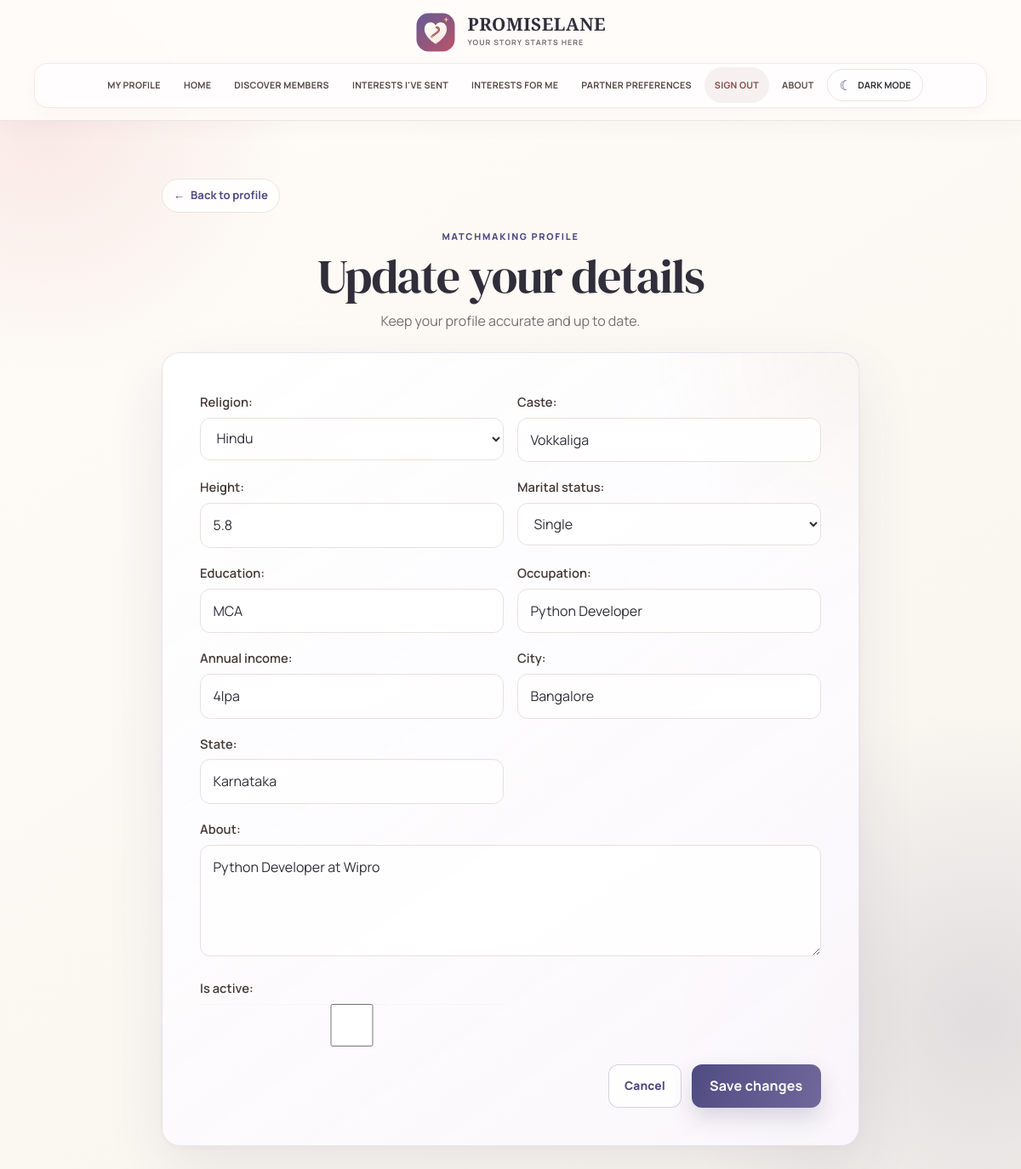
/user_profile/update_user_profile/ (signed in), run on the app's committed database.
### user_profile/models.py (models this page shows)
class MatrimonialProfile(models.Model):
    RELIGION_CHOICES = [
        ('Hindu','Hindu'),
        ('Muslim','Muslim'),
        ('Christian','Christaian'),
        ('Other','Other')
    ]
    MARITAL_STATUS_CHOICES = [
        ('Single','Single'),
        ('Divorced','Divorced'),
        ('Widowed','Widowed'),
    ]
    user = models.OneToOneField(CustomUser,on_delete=models.CASCADE,related_name='matrimonial_profile')
    religion = models.CharField(max_length=30,choices=RELIGION_CHOICES)
    caste = models.CharField(max_length=100,blank=True)
    height = models.CharField(max_length=20,blank=True)
    marital_status = models.CharField(
        max_length=30,
        choices = MARITAL_STATUS_CHOICES,
        default='Single'
    )
    education = models.CharField(max_length=150)
    occupation = models.CharField(max_length=150)
    annual_income = models.CharField(max_length=100,blank=True)
    city = models.CharField(max_length=100)
    state = models.CharField(max_length=100)
    about = models.TextField(blank=True)
    created_at = models.DateTimeField(auto_now_add=True)
    updated_at = models.DateTimeField(auto_now=True)
    is_active = models.BooleanField(default=True)

### user_profile/views.py (the view)
# urls.py: path('update_user_profile/',update_user_profile,name='update_user_profile')
def update_user_profile(request):
    profile = MatrimonialProfile.objects.get(user=request.user)
    if request.method == 'POST':
        form = MatrimonialProfileForm(request.POST,instance=profile)
        if form.is_valid():
            form.save()
            return redirect('home')
    else:
        form = MatrimonialProfileForm(instance=profile)
    return render(request,'update_user_profile.html',{'form':form})

### user_profile/forms.py
class MatrimonialProfileForm(forms.ModelForm):
    class Meta:
        model = MatrimonialProfile
        exclude = ['user','created_at','updated_at']
        widgets = {
            'about': forms.Textarea (
                attrs={
                    'rows':4,
                    'placeholder':'Tell About Yourself'
                }
            )
        }

### user_profile/templates/update_user_profile.html (shortened to what this page needs)
{% extends 'main.html' %}
{% load static %}
{% block page_styles %}
<link rel="stylesheet" href="{% static 'user_profile/update_profile.css' %}">
{% endblock %}
{% block content %}
<section class="matchmaking-form-page">
    <a class="form-back-link" href="{% url 'profile' %}">
        <span aria-hidden="true">←</span> Back to profile
    </a>
    <header class="matchmaking-form-heading">
        <span class="profile-eyebrow">Matchmaking profile</span>
        <h1>Update your details</h1>
        <p>Keep your profile accurate and up to date.</p>
    </header>
    <div class="matchmaking-form-card">
        <form action="" method="POST">
        {% for field in form %}
        <div class="matchmaking-form-field{% if field.errors %} has-errors{% endif %}">
            {{ field.label_tag }}
            {{ field }}
        </div>
        {% endfor %}
        <div class="matchmaking-form-actions">
            <a class="profile-button profile-button-light" href="{% url 'profile' %}">Cancel</a>
            <button type="submit">Save changes</button>
        </div>
        </form>
    </div>
</section>
{% endblock %}

### static/css/main.css (style rules this page uses)
:root { font-family: 'DM Sans', sans-serif; color: #29211f; background: #fffaf7; font-synthesis: none; text-rendering: optimizeLegibility; -webkit-font-smoothing: antialiased; -moz-osx-font-smoothing: grayscale; --ink: #29211f; --muted: #766b67; --wine: #883d50; --wine-dark: #713044; --rose: #f6e8e5; --line: #eee3df; --gold: #b9875f; --surface: rgba(255, 255, 255, 0.94); --shadow: 0 18px 50px rgba(76, 48, 43, 0.09); }
* { box-sizing: border-box; }
html { min-width: 320px; scroll-behavior: smooth; }
body { position: relative; min-height: 100vh; margin: 0; overflow-x: hidden; background: radial-gradient(ellipse at 12% 18%, rgba(244, 224, 218, 0.72), transparent 34rem), radial-gradient(ellipse at 92% 78%, rgba(245, 232, 216, 0.62), transparent 32rem), #fffaf7; color: var(--ink); font-size: 16px; line-height: 1.65; }
body::before { position: fixed; z-index: -1; top: 0; right: -10rem; width: 30rem; height: 30rem; border: 1px solid rgba(136, 61, 80, 0.08); border-radius: 50%; content: ""; pointer-events: none; }
.page-content > * { animation: page-enter 420ms cubic-bezier(.2,.8,.2,1) both; }
h1, h2, h3 { margin: 0 0 0.8rem; color: var(--ink); font-family: 'Playfair Display', Georgia, serif; font-weight: 600; line-height: 1.2; }
h1 { font-size: clamp(2.2rem, 5vw, 3.5rem); letter-spacing: -0.035em; }
p { margin: 0 0 1rem; color: var(--muted); }
a { color: var(--wine); text-decoration: none; }
button, .btn { display: inline-flex; min-height: 48px; align-items: center; justify-content: center; padding: 0.75rem 1.35rem; border: 0; border-radius: 0.65rem; background: var(--wine); box-shadow: 0 8px 18px rgba(113, 48, 68, 0.16); color: white; cursor: pointer; font: inherit; font-weight: 700; transition: background 160ms ease, transform 160ms ease, box-shadow 160ms ease; }
input, textarea, select { width: 100%; min-height: 48px; margin: 0.35rem 0 1rem; padding: 0.75rem 0.9rem; border: 1px solid #e6d9d4; border-radius: 0.6rem; background: #fffdfc; color: var(--ink); font: inherit; transition: border-color 160ms ease, box-shadow 160ms ease; }
label { color: #443936; font-size: 0.92rem; font-weight: 600; }

### static/css/site.css (style rules this page uses)
:root { --ease-out: cubic-bezier(.2, .75, .25, 1); }
button, .btn, .profile-button, .dashboard-button, .clear-empty { letter-spacing: 0.01em; }
input, textarea, select { box-shadow: inset 0 1px 2px rgba(76, 48, 43, 0.025); }
.auth-card, .forgot-card, .account-card, .matchmaking-form-card, .profile-panel, .dashboard-panel, .match-card, .profile-filters, .dashboard-hero, .profile-hero { backdrop-filter: blur(14px); }
.auth-card, .forgot-card, .account-card, .matchmaking-form-card, .profile-panel, .dashboard-panel, .match-card, .profile-filters, .dashboard-hero, .profile-hero { transition: border-color 180ms var(--ease-out), box-shadow 180ms var(--ease-out), transform 180ms var(--ease-out); }
.auth-form button, .forgot-form button, .account-form button, .matchmaking-form-actions button { position: relative; overflow: hidden; }
.auth-form button::after, .forgot-form button::after, .account-form button::after, .matchmaking-form-actions button::after { position: absolute; inset: 0; transform: translateX(-120%); background: linear-gradient(90deg, transparent, rgba(255, 255, 255, 0.16), transparent); content: ""; transition: transform 520ms var(--ease-out); }
.profile-button-light, .clear-filter, .clear-empty { transition: border-color 180ms var(--ease-out), background 180ms var(--ease-out), color 180ms var(--ease-out), transform 180ms var(--ease-out); }
.form-back-link { display: inline-flex; min-height: 40px; align-items: center; gap: 0.45rem; margin-bottom: 1.2rem; padding: 0.4rem 0.8rem; border: 1px solid var(--line); border-radius: 999px; background: rgba(255, 255, 255, 0.82); color: var(--wine); font-size: 0.82rem; font-weight: 700; transition: transform 160ms ease, border-color 160ms ease, background 160ms ease; }

### static/css/theme.css (style rules this page uses)
:root { color-scheme: light; }

### data on the page
MatrimonialProfile: form "Hindu" "Vokkaliga" "5.8" "Single" "MCA" "Python Developer" "4lpa" "Bangalore" "Karnataka" "Python Developer at Wipro"

### other printed values
{{ field.label_tag }} "Religion:" "Caste:" "Height:" "Marital status:" "Education:" "Occupation:" "Annual income:" "City:" "State:" "About:" "Is active:"
